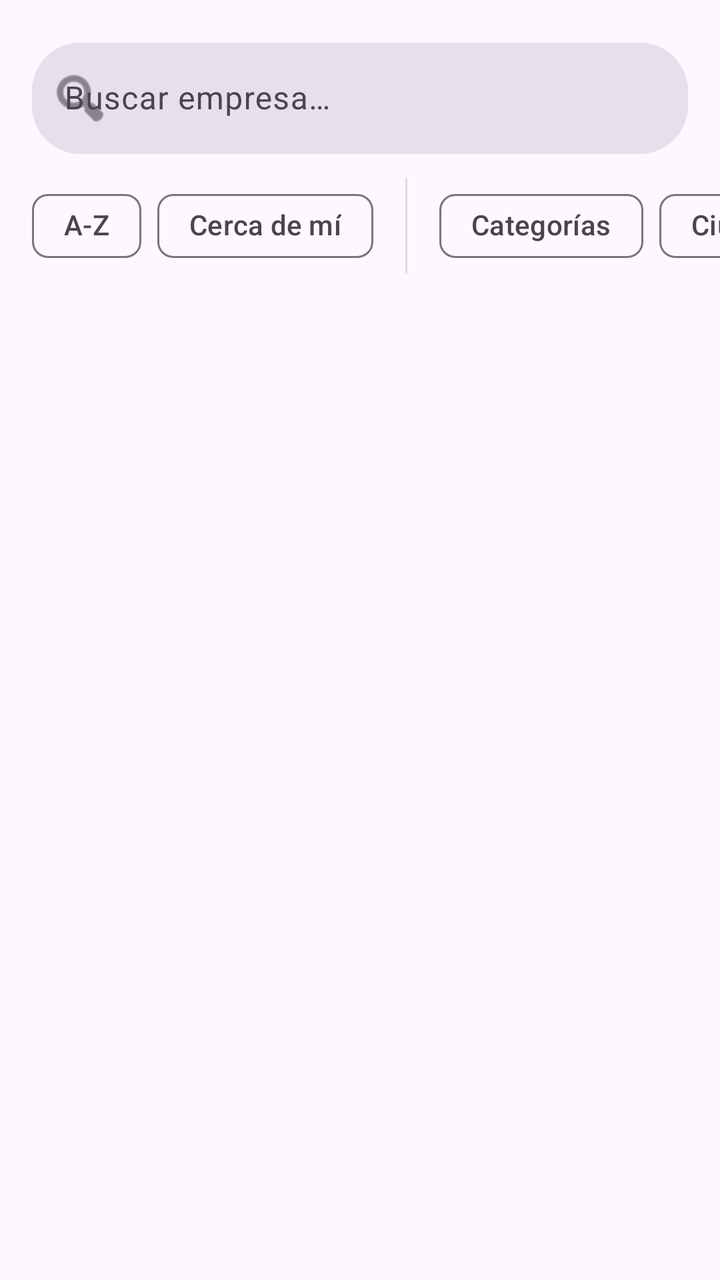
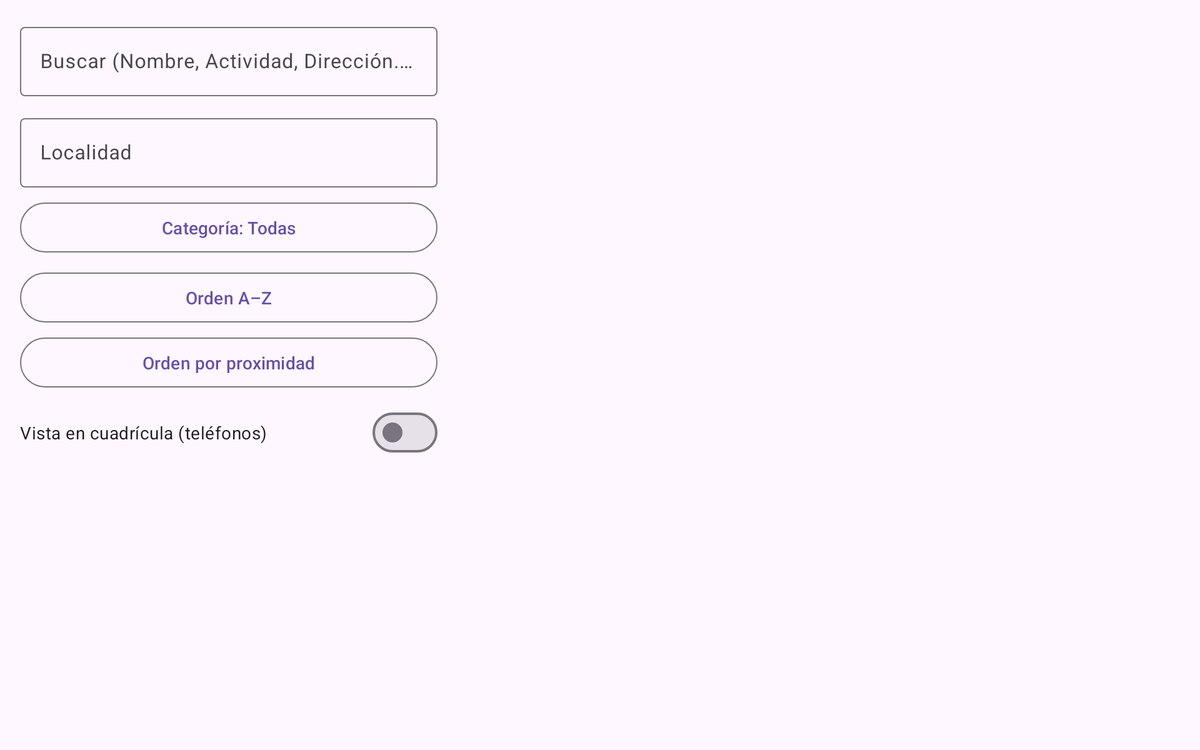

First picture: res/layout/ on a phone held upright. Second picture: the repository's own variant of that layout, on a device whose configuration matches the variant's folder. Source for both follows.
<!-- AndroidManifest.xml: application theme Theme.Empresas_Turismo_Activo -->
<!-- res/layout/fragment_list.xml -->
<?xml version="1.0" encoding="utf-8"?>
<LinearLayout xmlns:android="http://schemas.android.com/apk/res/android"
    xmlns:app="http://schemas.android.com/apk/res-auto"
    xmlns:tools="http://schemas.android.com/tools"
    android:layout_width="match_parent"
    android:layout_height="match_parent"
    android:orientation="vertical"
    android:background="?android:attr/colorBackground">

    <com.google.android.material.textfield.TextInputLayout
        android:id="@+id/layoutBuscador"
        android:layout_width="match_parent"
        android:layout_height="wrap_content"
        android:layout_marginHorizontal="16dp"
        android:layout_marginTop="16dp"
        app:endIconMode="clear_text"
        app:startIconDrawable="@android:drawable/ic_menu_search"
        app:boxCornerRadiusTopStart="24dp"
        app:boxCornerRadiusTopEnd="24dp"
        app:boxCornerRadiusBottomStart="24dp"
        app:boxCornerRadiusBottomEnd="24dp"
        app:boxStrokeWidth="0dp"
        app:boxBackgroundColor="?attr/colorSurfaceVariant">

        <com.google.android.material.textfield.TextInputEditText
            android:id="@+id/inputBuscar"
            android:layout_width="match_parent"
            android:layout_height="wrap_content"
            android:hint="@string/search_hint"
            android:inputType="text"
            android:maxLines="1" />
    </com.google.android.material.textfield.TextInputLayout>

    <HorizontalScrollView
        android:id="@+id/listFiltersHeader"
        android:layout_width="match_parent"
        android:layout_height="wrap_content"
        android:clipToPadding="false"
        android:paddingHorizontal="16dp"
        android:paddingVertical="12dp"
        android:scrollbars="none">

        <com.google.android.material.chip.ChipGroup
            android:id="@+id/chipGroupFiltros"
            android:layout_width="wrap_content"
            android:layout_height="wrap_content"
            app:singleLine="true">

            <com.google.android.material.chip.Chip
                android:id="@+id/chipSortAlphabet"
                style="@style/Widget.Material3.Chip.Filter"
                android:layout_width="wrap_content"
                android:layout_height="wrap_content"
                android:text="@string/chip_sort_az" />

            <com.google.android.material.chip.Chip
                android:id="@+id/chipSortProximity"
                style="@style/Widget.Material3.Chip.Filter"
                android:layout_width="wrap_content"
                android:layout_height="wrap_content"
                android:text="@string/chip_sort_proximity" />

            <View
                android:layout_width="1dp"
                android:layout_height="match_parent"
                android:layout_marginHorizontal="8dp"
                android:background="?android:attr/dividerVertical" />

            <com.google.android.material.chip.Chip
                android:id="@+id/chipFiltroCategorias"
                style="@style/Widget.Material3.Chip.Filter"
                android:layout_width="wrap_content"
                android:layout_height="wrap_content"
                android:text="@string/chip_categories"
                app:chipIcon="@android:drawable/ic_menu_sort_by_size"
                android:checkable="false" />

            <com.google.android.material.chip.Chip
                android:id="@+id/chipFiltroCiudad"
                style="@style/Widget.Material3.Chip.Filter"
                android:layout_width="wrap_content"
                android:layout_height="wrap_content"
                android:text="@string/chip_city"
                app:chipIcon="@android:drawable/ic_menu_sort_by_size"
                android:checkable="false" />

        </com.google.android.material.chip.ChipGroup>
    </HorizontalScrollView>

    <androidx.recyclerview.widget.RecyclerView
        android:id="@+id/recyclerEmpresas"
        android:layout_width="match_parent"
        android:layout_height="0dp"
        android:layout_weight="1"
        android:clipToPadding="false"
        android:paddingBottom="80dp"
        tools:listitem="@layout/item_empresa" />

</LinearLayout>
<!-- resources referenced by this layout -->
<resources>
  <string name="chip_categories">Categorías</string>
  <string name="chip_city">Ciudad</string>
  <string name="chip_sort_az">A-Z</string>
  <string name="chip_sort_proximity">Cerca de mí</string>
  <string name="search_hint">Buscar empresa…</string>
  <style name="Theme.Empresas_Turismo_Activo" parent="Theme.Material3.DayNight.NoActionBar" />
</resources>
<!-- res/layout-sw600dp-land/fragment_list.xml (the repository's variant of the layout above) -->
<!-- drawn on a 7-inch tablet turned sideways -->
<?xml version="1.0" encoding="utf-8"?>
<LinearLayout xmlns:android="http://schemas.android.com/apk/res/android"
    xmlns:app="http://schemas.android.com/apk/res-auto"
    xmlns:tools="http://schemas.android.com/tools"
    android:layout_width="match_parent"
    android:layout_height="match_parent"
    android:orientation="horizontal"
    android:padding="@dimen/fragment_list_tablet_padding">

    <androidx.core.widget.NestedScrollView
        android:id="@+id/listFiltersHeader"
        android:layout_width="0dp"
        android:layout_height="match_parent"
        android:layout_weight="36"
        android:fillViewport="true"
        android:scrollbars="vertical">

        <LinearLayout
            android:layout_width="match_parent"
            android:layout_height="wrap_content"
            android:orientation="vertical">

            <com.google.android.material.textfield.TextInputLayout
                android:layout_width="match_parent"
                android:layout_height="wrap_content"
                android:hint="@string/filter_by_name">

                <com.google.android.material.textfield.TextInputEditText
                    android:id="@+id/inputFilterNombre"
                    android:layout_width="match_parent"
                    android:layout_height="wrap_content"
                    android:importantForAutofill="no"
                    android:inputType="text" />
            </com.google.android.material.textfield.TextInputLayout>

            <com.google.android.material.textfield.TextInputLayout
                android:layout_width="match_parent"
                android:layout_height="wrap_content"
                android:layout_marginTop="12dp"
                android:hint="@string/filter_by_localidad">

                <com.google.android.material.textfield.TextInputEditText
                    android:id="@+id/inputFilterLocalidad"
                    android:layout_width="match_parent"
                    android:layout_height="wrap_content"
                    android:importantForAutofill="no"
                    android:inputType="text" />
            </com.google.android.material.textfield.TextInputLayout>

            <com.google.android.material.button.MaterialButton
                android:id="@+id/buttonFilterCategoria"
                style="@style/Widget.Material3.Button.OutlinedButton"
                android:layout_width="match_parent"
                android:layout_height="wrap_content"
                android:layout_marginTop="8dp"
                android:contentDescription="@string/filter_category_content_desc"
                android:text="@string/filter_category_button_all"
                app:icon="@drawable/ic_filter_list_24"
                app:iconGravity="textStart"
                app:iconPadding="8dp" />

            <LinearLayout
                android:layout_width="match_parent"
                android:layout_height="wrap_content"
                android:layout_marginTop="8dp"
                android:gravity="center_vertical"
                android:orientation="vertical">

                <com.google.android.material.button.MaterialButton
                    android:id="@+id/buttonSortAlphabet"
                    style="@style/Widget.Material3.Button.OutlinedButton"
                    android:layout_width="match_parent"
                    android:layout_height="wrap_content"
                    android:text="@string/list_sort_alphabet" />

                <com.google.android.material.button.MaterialButton
                    android:id="@+id/buttonSortProximity"
                    style="@style/Widget.Material3.Button.OutlinedButton"
                    android:layout_width="match_parent"
                    android:layout_height="wrap_content"
                    android:layout_marginTop="4dp"
                    android:text="@string/list_sort_proximity" />
            </LinearLayout>

            <com.google.android.material.materialswitch.MaterialSwitch
                android:id="@+id/switchPreferGrid"
                android:layout_width="match_parent"
                android:layout_height="wrap_content"
                android:layout_marginTop="8dp"
                android:text="@string/pref_grid_layout" />
        </LinearLayout>
    </androidx.core.widget.NestedScrollView>

    <androidx.recyclerview.widget.RecyclerView
        android:id="@+id/recyclerEmpresas"
        android:layout_width="0dp"
        android:layout_height="match_parent"
        android:layout_weight="64"
        android:clipToPadding="false"
        tools:listitem="@layout/item_empresa" />

</LinearLayout>
<!-- resources referenced by the variant -->
<!-- as a 7-inch tablet turned sideways resolves them -->
<resources>
  <!-- from res/values-sw600dp/ -->
  <dimen name="fragment_list_tablet_padding">16dp</dimen>
  <string name="filter_by_localidad">Localidad</string>
  <string name="filter_by_name">Buscar (Nombre, Actividad, Dirección...)</string>
  <string name="filter_category_button_all">Categoría: Todas</string>
  <string name="filter_category_content_desc">Filtrar por categoría de actividad</string>
  <string name="list_sort_alphabet">Orden A–Z</string>
  <string name="list_sort_proximity">Orden por proximidad</string>
  <string name="pref_grid_layout">Vista en cuadrícula (teléfonos)</string>
  <style name="Theme.Empresas_Turismo_Activo" parent="Theme.Material3.DayNight.NoActionBar" />
</resources>
